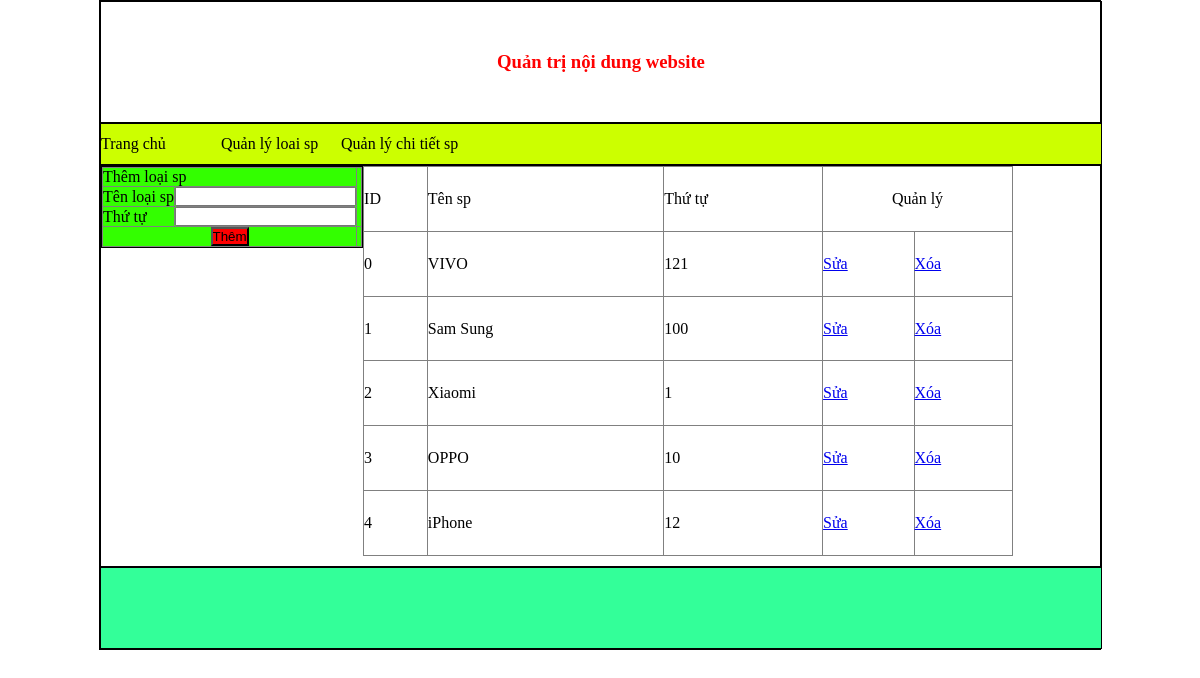
/admincp/modules/index.php?quanly=quanlyloaisp&ac=them (signed in), run on an earlier commit of the app's database.
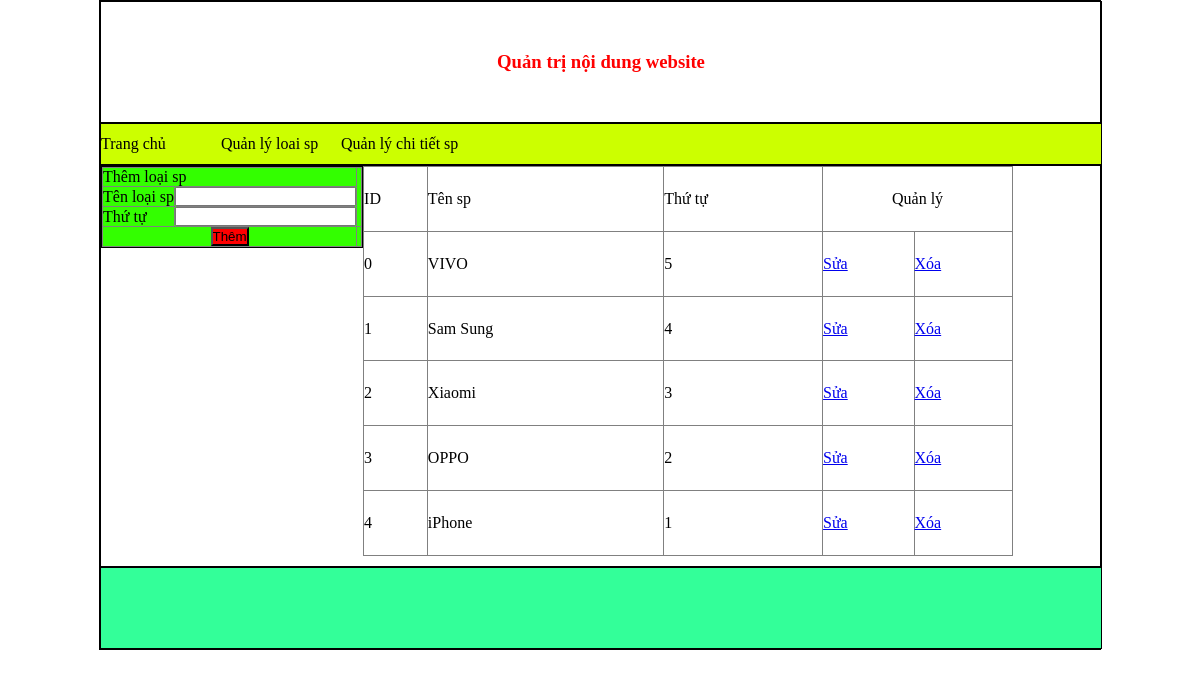
And on a later commit of the database.
### tables this page shows
CREATE TABLE `loaisp` (
  `id_loaisp` int(11) NOT NULL,
  `tenloaisp` varchar(255) NOT NULL,
  `thutu` int(100) NOT NULL
);

### admincp/modules/modules/quanlyloaisp/lietke.php (the view)
<?php
	$sql="select * from loaisp order by id_loaisp desc";
	$run=mysql_query($sql);
?>
<table width="65%" height="390px" border="1" >
  <tr>
    <td>ID</td>
    <td>Tên sp</td>
    <td>Thứ tự</td>
    <td colspan="2"><div align="center">Quản lý</div></td>
  </tr>
  <?php
    $i=0;
  while($dong=mysql_fetch_array($run)){
  ?>
  <tr>
    <td> <?php echo $i; ?></td>
    <td><?php echo $dong['tenloaisp'] ?></td>
    <td><?php echo $dong['thutu'] ?></td>
    <td><a href="index.php?quanly=quanlyloaisp&ac=sua&id=<?php echo $dong['id_loaisp']?>">Sửa</td>
    <td><a href="modules/quanlyloaisp/xuly.php?id=<?php echo $dong['id_loaisp'] ?> "> Xóa</a></td>
  </tr>
  <?php
  $i++;
  }
  ?>
</table>

What changed in the data, as far as the page shows it:
changed loaisp "VIVO": thutu "121" → "5"
changed loaisp "Sam Sung": thutu "100" → "4"
changed loaisp "Xiaomi": thutu "1" → "3"
changed loaisp "OPPO": thutu "10" → "2"
changed loaisp "iPhone": thutu "12" → "1"
